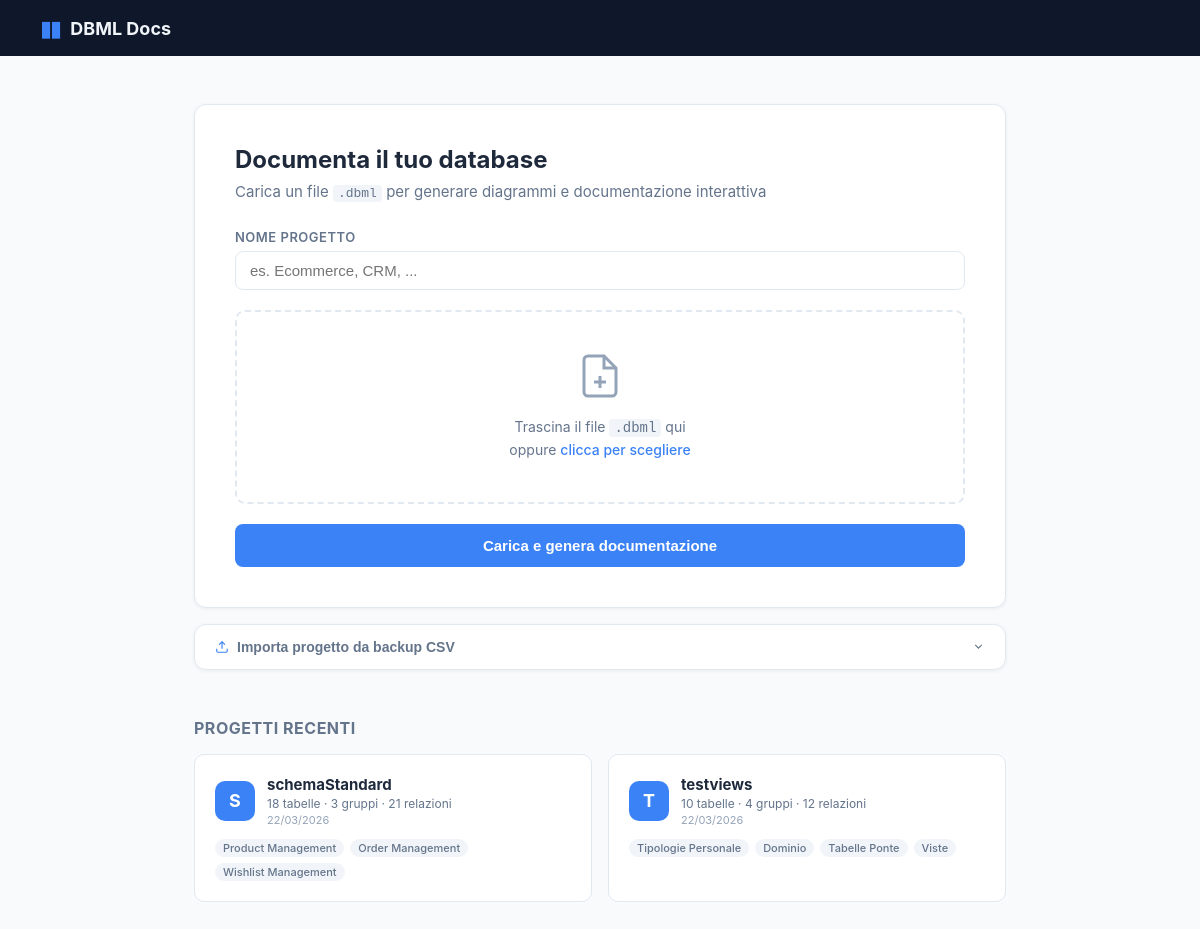
The page / on the database its author committed.
### models.py (models this page shows)
class Project(Base):
    __tablename__ = "projects"
    id:              Mapped[str]            = mapped_column(String(16), primary_key=True)
    name:            Mapped[str]            = mapped_column(String(255), nullable=False)
    tables_data:     Mapped[str]            = mapped_column(Text, default="{}")
    groups_data:     Mapped[str]            = mapped_column(Text, default="{}")
    refs_data:       Mapped[str]            = mapped_column(Text, default="[]")
    ungrouped_data:  Mapped[str]            = mapped_column(Text, default="[]")
    saved_positions:  Mapped[str]           = mapped_column(Text, default="{}")
    notes_data:       Mapped[str]           = mapped_column(Text, default="[]")   # post-it notes
    markdown_notes:   Mapped[Optional[str]] = mapped_column(Text, default="")
    column_notes_data: Mapped[str]          = mapped_column(Text, default="{}")   # "table::col" → note
    enums_data:        Mapped[str]          = mapped_column(Text, default="[]")   # enum definitions from DBML
    views_data:        Mapped[str]          = mapped_column(Text, default="[]")   # saved join views
    doc_notes_data:    Mapped[str]          = mapped_column(Text, default="[]")   # multi-note docs
    table_notes_data:  Mapped[str]          = mapped_column(Text, default="{}")   # tname → table note override
    created_at:      Mapped[Optional[datetime]] = mapped_column(
        DateTime, server_default=func.now()
    )

### main.py (the view)
@app.get("/", response_class=HTMLResponse)
async def index(request: Request, db: Session = Depends(get_db)):
    projects = [_to_dict(p) for p in db.query(Project).order_by(Project.name).all()]
    return templates.TemplateResponse("index.html", {
        "request": request, "projects": projects,
    })

### templates/index.html (shortened to what this page needs)
<!DOCTYPE html>
<html lang="it">
<head>
  <link rel="stylesheet" href="/static/css/base.css" />
  <link rel="stylesheet" href="/static/css/index.css" />
</head>
<body class="index-page">
  <div class="index-header">
    <div class="logo">
      <span class="logo-icon">&#9646;&#9646;</span>
      <span class="logo-text">DBML Docs</span>
    </div>
  </div>
  <div class="index-body">
    <div class="upload-card">
      <h1>Documenta il tuo database</h1>
      <p class="subtitle">Carica un file <code>.dbml</code> per generare diagrammi e documentazione interattiva</p>
      <form action="/upload" method="post" enctype="multipart/form-data" id="uploadForm">
        <div class="form-group">
          <label for="name">Nome progetto</label>
          <input type="text" id="name" name="name" placeholder="es. Ecommerce, CRM, ..." required />
        </div>
        <div class="drop-zone" id="dropZone">
          <div class="drop-zone-inner">
            <svg width="48" height="48" viewBox="0 0 24 24" fill="none" stroke="currentColor" stroke-width="1.5">
              <path d="M14 2H6a2 2 0 0 0-2 2v16a2 2 0 0 0 2 2h12a2 2 0 0 0 2-2V8z"/>
              <polyline points="14 2 14 8 20 8"/>
              <line x1="12" y1="18" x2="12" y2="12"/>
              <line x1="9" y1="15" x2="15" y2="15"/>
            </svg>
            <p id="dropText">Trascina il file <code>.dbml</code> qui<br/>oppure <span class="link-text">clicca per scegliere</span></p>
          </div>
        </div>
        <button type="submit" class="btn btn-primary btn-block" id="submitBtn">Carica e genera documentazione</button>
      </form>
    </div>
    <div class="import-card" id="importCard">
      <button class="import-toggle" onclick="toggleImport()" id="importToggle">
        <svg width="14" height="14" viewBox="0 0 24 24" fill="none" stroke="currentColor" stroke-width="2"><path d="M21 15v4a2 2 0 0 1-2 2H5a2 2 0 0 1-2-2v-4"/><polyline points="17 8 12 3 7 8"/><line x1="12" y1="3" x2="12" y2="15"/></svg>
        Importa progetto da backup CSV
        <svg class="import-chev" width="13" height="13" viewBox="0 0 24 24" fill="none" stroke="currentColor" stroke-width="2"><polyline points="6 9 12 15 18 9"/></svg>
      </button>
    </div>
    {% if projects %}
    <div class="projects-section">
      <h2>Progetti recenti</h2>
      <div class="projects-grid">
        {% for p in projects %}
        <a href="/project/{{ p.id }}" class="project-card">
          <div class="project-card-header">
            <div class="project-icon">{{ p.name[0] | upper }}</div>
            <div class="project-meta">
              <div class="project-name">{{ p.name }}</div>
              <div class="project-stats">
                {{ p.tables | length }} tabelle &middot;
                {{ p.groups | length }} gruppi &middot;
                {{ p.refs | length }} relazioni
              </div>
              {% if p.created_at %}<div class="project-date">{{ p.created_at }}</div>{% endif %}
            </div>
          </div>
          <div class="project-groups">
            {% for g in p.groups %}
            <span class="group-tag">{{ g }}</span>
            {% endfor %}
          </div>
        </a>
        {% endfor %}
      </div>
    </div>
    {% endif %}
  </div>
</body>
</html>

### static/css/base.css (style rules this page uses)
*, *::before, *::after { box-sizing: border-box; margin: 0; padding: 0; }
:root { --sidebar-w: 272px; --sidebar-bg: #0f172a; --sidebar-border: #1e293b; --sidebar-text: #94a3b8; --sidebar-text-bright: #e2e8f0; --sidebar-hover: #1e293b; --sidebar-active: #1e3a5f; --canvas-bg: #f1f5f9; --card-bg: #ffffff; --card-border: #e2e8f0; --card-shadow: 0 2px 8px rgba(0,0,0,.08); --card-shadow-active: 0 0 0 2px #3b82f6, 0 4px 16px rgba(59,130,246,.2); --accent: #3b82f6; --text: #1e293b; --text-muted: #64748b; --border: #e2e8f0; --toolbar-h: 48px; --font: -apple-system, BlinkMacSystemFont, 'Segoe UI', Roboto, sans-serif; }
body { font-family: var(--font); color: var(--text); background: #fff; }
a { text-decoration: none; color: inherit; }
code { font-family: 'SFMono-Regular', Consolas, monospace; }

### rows shown on the page
Project: name "S", name "schemaStandard", tables|length "18", groups|length "3", refs|length "21", created_at "22/03/2026", groups "Product Management" "Order Management" "Wishlist Management"
Project: name "T", name "testviews", tables|length "10", groups|length "4", refs|length "12", created_at "22/03/2026", groups "Tipologie Personale" "Dominio" "Tabelle Ponte" "Viste"
